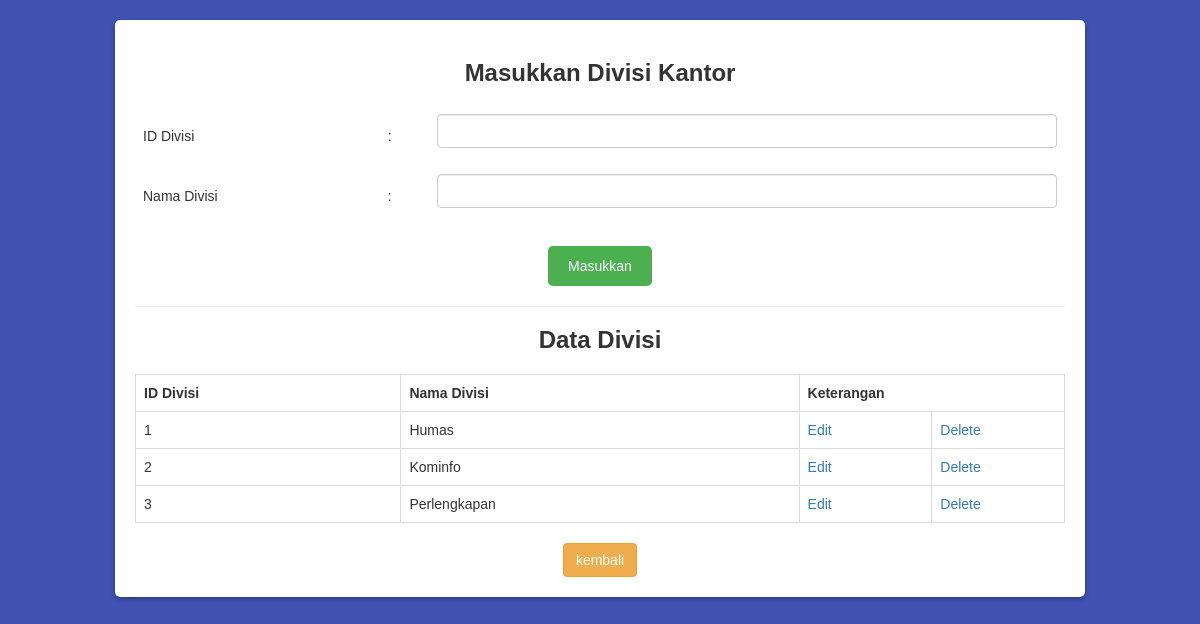
The app's page /divisi.php with its own data.
### tables this page shows
CREATE TABLE `divisi` (
  `id_divisi` int(50) NOT NULL,
  `nama_divisi` varchar(50) NOT NULL
);

### divisi.php (the view, shortened to what this page needs)
<!DOCTYPE html>
<html>
<head>
    <link rel="stylesheet" href="https://maxcdn.bootstrapcdn.com/bootstrap/3.3.6/css/bootstrap.min.css" />
</head>
<body>
    <br>
    <center>
        <div class="container">
            <div class="box">
                <h3>Masukkan Divisi Kantor</h3>
                <form method="POST" action="divisi.php">
                    <table border="0" width="50%">
                        <tr>
                        <td width="25%">ID Divisi</td>
                        <td width="5%">:</td>
                        <td width="65%">
                            <input type="text" name="id_divisi" size="40" class="form-control form-control-user"
                                style="margin-bottom: 10px;">
                        </td>
                        </tr>
                        <tr>
                            <td width="25%">Nama Divisi</td>
                            <td width="5%">:</td>
                            <td width="65">
                             <input type="text" name="nama_divisi" size="40" class="form-control form-control-user"
                                style="margin-bottom: 10px;">
                            </td>
                        </tr>
                    </table>
                    <br>
                    <input type="submit" name="submit" value="Masukkan" class="button" style="background-color: #4CAF50;">
                </form>
                <?php
                $conn = mysqli_connect("localhost", "root", "", "karyawan");
                ?>
                <hr>
                <h3>Data Divisi</h3>
                <table class="table table-bordered">
                    <tr align="center">
                        <td width="20%"><b>ID Divisi</b></td>
                        <td width="30%"><b>Nama Divisi</b></td>
                        <td colspan="2" width="20%"><b>Keterangan</b></td>
                    </tr>
                    <?php
                    $cari = "SELECT * FROM divisi ORDER BY id_divisi";
                    $hasil_cari = mysqli_query($conn, $cari);
                    while ($data = mysqli_fetch_row($hasil_cari)) {
                        echo "
                            <tr>
                                <td width='20%'>$data[0]</td>
                                <td width='30%'>$data[1]</td>
                                <td width='10%'><a href='edit_divisi.php?id_divisi=$data[0]'>Edit</a></td>
                                <td width='10%'><a href='#' onclick='confirmDelete($data[0])'>Delete</a></td>
                            </tr>";
                    }
                    ?>
                </table>
                <div align="center">
                    <a href="admin.php" class="btn btn-warning"><i class="fa fa-table"></i>kembali</a>
                </div>
            </div>
        </div>
    </center>
</body>
</html>

### divisi.php (style rules this page uses)
body { background-color: #4152b3; font-family: Arial, Helvetica, sans-serif; }
.container { width: 1000px; }
.box { background-color: #ffffff; padding: 20px; border-radius: 5px; box-shadow: 0 2px 5px rgba(0, 0, 0, 0.3); }
h3 { font-weight: bold; font-size: 24px; margin-bottom: 20px; }
.button { display: inline-block; padding: 10px 20px; font-size: 14px; text-align: center; text-decoration: none; background-color: #4CAF50; color: white; border-radius: 5px; border: none; cursor: pointer; }
table { border-collapse: collapse; width: 100%; font-size: 14px; }
th, td { padding: 8px; text-align: left; }

### records on screen
divisi: id_divisi "1", nama_divisi "Humas"
divisi: id_divisi "2", nama_divisi "Kominfo"
divisi: id_divisi "3", nama_divisi "Perlengkapan"
